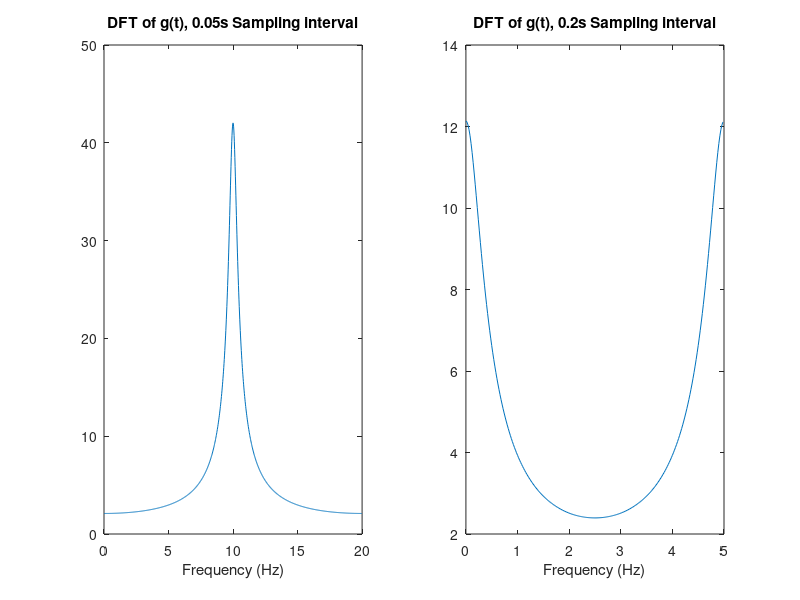

Reproduce this figure in MATLAB.
% DFT of g(t)
%  Sample 1, Sampling interval of 0.05 s
ts1 = 0.05;   % sampling interval
fs1 = 1/ts1;  %  Sampling frequency
n1 = 1000;     %  Total Samples
m1 = 1:n1;    %  Number of bins
sint1 = ts1*(m1 - 1);  %  Sampling instants
freq1 = (m1 - 1)*fs1/n1;  % frequencies 
gb = (4*exp(-2*sint1)).*cos(2*pi*10*sint1);
gb_abs = abs(fft(gb));
subplot(121)
plot(freq1, gb_abs)
title('DFT of g(t), 0.05s Sampling interval')
xlabel('Frequency (Hz)')

%  Sample 2,  Sampling interval of 0.2 s
ts2 = 0.2;   % sampling interval
fs2 = 1/ts2;  %  Sampling frequency
n2 = 250;     %  Total Samples
m2 = 1:n2;    %  Number of bins
sint2 = ts2*(m2 - 1);  %  Sampling instants
freq2 = (m2 - 1)*fs2/n2;  % frequencies 
gc = (4*exp(-2*sint2)).*cos(2*pi*10*sint2);
gc_abs = abs(fft(gc));
subplot(122)
plot(freq2, gc_abs)
title('DFT of g(t), 0.2s Sampling interval')
xlabel('Frequency (Hz)')
